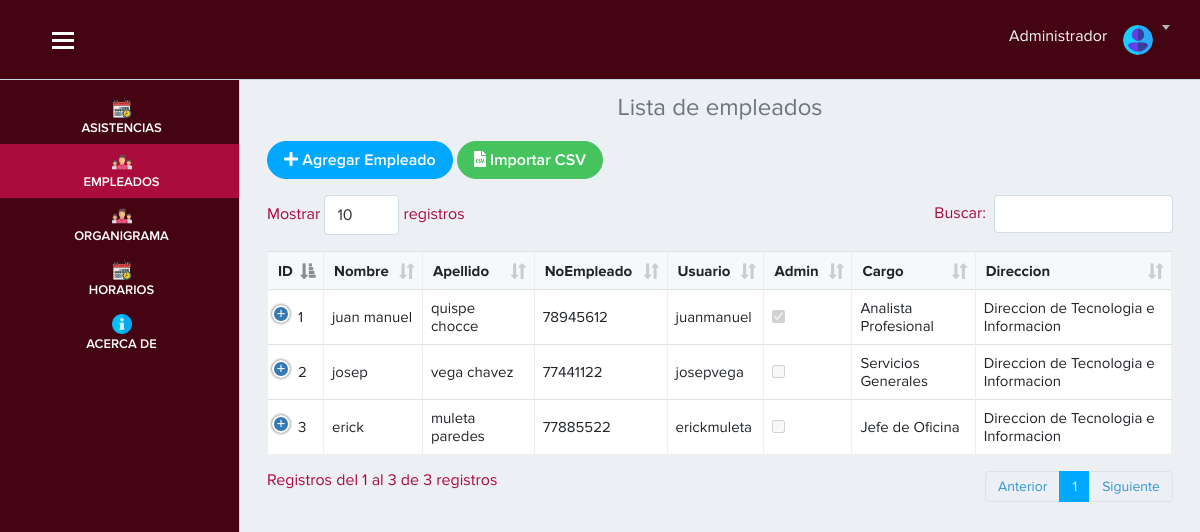
/vista/empleado.php (signed in), run on the app's committed database.
### tables this page shows
CREATE TABLE `empleado` (
  `id_empleado` int(11) NOT NULL AUTO_INCREMENT,
  `nombre` varchar(100) DEFAULT NULL,
  `apellido` varchar(255) DEFAULT NULL,
  `dni` varchar(255) NOT NULL,
  `cargo` int(11) NOT NULL,
  `direccion` int(11) NOT NULL,
  `subsecretaria` int(11) NOT NULL,
  `usuario` varchar(100) NOT NULL,
  `password` varchar(255) NOT NULL,
  `is_admin` tinyint(1) NOT NULL DEFAULT '0',
  PRIMARY KEY (`id_empleado`),
  UNIQUE KEY `dni_unique` (`dni`),
  KEY `fk1` (`cargo`),
  CONSTRAINT `fk1` FOREIGN KEY (`cargo`) REFERENCES `cargo` (`id_cargo`) ON DELETE CASCADE
);

CREATE TABLE `cargo` (
  `id_cargo` int(11) NOT NULL AUTO_INCREMENT,
  `nombre` varchar(100) DEFAULT NULL,
  PRIMARY KEY (`id_cargo`)
);

CREATE TABLE `direccion` (
  `id_direccion` int(11) NOT NULL AUTO_INCREMENT,
  `nombre` varchar(100) DEFAULT NULL,
  PRIMARY KEY (`id_direccion`)
);

### vista/empleado.php (the view, shortened to what this page needs)
<?php require('./layout/topbar.php'); ?>
<?php require('./layout/sidebar.php'); ?>
<div class="page-content">
    <div class="container-fluid">
        <h4 class="text-center text-secondary">Lista de empleados</h4>
        <?php
        include "../controlador/controlador_modificar_empleado.php";
        include "../controlador/controlador_eliminar_empleado.php";
        try {
            $sql = $conexion->query("SELECT
                empleado.id_empleado,
                empleado.nombre,
                empleado.apellido,
                empleado.dni,
                empleado.usuario,
                empleado.cargo,
                empleado.direccion,
                empleado.subsecretaria,
                empleado.is_admin,
                empleado.id_horario,
                cargo.nombre AS nom_cargo,
                direccion.nombre AS nom_direccion,
                subsecretaria.nombre AS nom_subsecretaria,
                horarios.nombre AS nom_horario,
                horarios.hora_entrada,
                horarios.hora_salida
                FROM empleado
                INNER JOIN cargo ON empleado.cargo = cargo.id_cargo
                INNER JOIN direccion ON empleado.direccion = direccion.id_direccion
                INNER JOIN subsecretaria ON empleado.subsecretaria = subsecretaria.id_subsecretaria
                LEFT JOIN horarios ON empleado.id_horario = horarios.id_horario
            ");
        } catch (Exception $e) {
            echo "<div class='alert alert-danger'>Error al cargar los datos: " . $e->getMessage() . "</div>";
        }
        ?>
        <div class="row mb-3">
            <div class="col-12">
                <a href="registro_empleado.php" class="btn btn-primary btn-rounded">
                    <i class="fas fa-plus"></i> Agregar Empleado
                </a>
                <button type="button" class="btn btn-success btn-rounded ml-2" data-toggle="modal" data-target="#csvUploadModal">
                    <i class="fas fa-file-csv"></i> Importar CSV
                </button>
            </div>
        </div>
        <div class="row">
            <div class="col-12">
                <div class="table-responsive">
                    <table class="table table-bordered table-hover w-100" id="example">
                        <thead>
                            <tr>
                                <th scope="col">ID</th>
                                <th scope="col">Nombre</th>
                                <th scope="col">Apellido</th>
                                <th scope="col">NoEmpleado</th>
                                <th scope="col">Usuario</th>
                                <th scope="col">Admin</th>
                                <th scope="col">Cargo</th>
                                <th scope="col">Direccion</th>
                            </tr>
                        </thead>
                        <tbody>
                            <?php
                            if ($sql) {
                                while ($datos = $sql->fetch_object()) {
                            ?>
                                <tr>
                                    <td><?= $datos->id_empleado ?></td>
                                    <td><?= $datos->nombre ?></td>
                                    <td><?= $datos->apellido ?></td>
                                    <td><?= $datos->dni ?></td>
                                    <td><?= $datos->usuario ?></td>
                                    <td>
                                        <input type="checkbox" disabled <?= ($datos->is_admin == 1) ? 'checked' : '' ?>>
                                    </td>
                                    <td><?= $datos->nom_cargo ?></td>
                                    <td><?= $datos->nom_direccion ?></td>
                                </tr>
     <?php
                                }
                            }
                            ?>
                        </tbody>
                    </table>
                </div>
            </div>
        </div>
    </div>
</div>
<?php require('./layout/footer.php'); ?>

### vista/layout/topbar.php (style rules this page uses)
.page-content { margin-top: 70px; }

### data on the page
empleado: id_empleado "1", nombre "juan manuel", apellido "quispe chocce", dni "78945612", usuario "juanmanuel", is_admin "☑", cargo.nombre "Analista Profesional", direccion.nombre "Direccion de Tecnologia e Informacion"
empleado: id_empleado "2", nombre "josep", apellido "vega chavez", dni "77441122", usuario "josepvega", cargo.nombre "Servicios Generales", direccion.nombre "Direccion de Tecnologia e Informacion"
empleado: id_empleado "3", nombre "erick", apellido "muleta paredes", dni "77885522", usuario "erickmuleta", cargo.nombre "Jefe de Oficina", direccion.nombre "Direccion de Tecnologia e Informacion"
